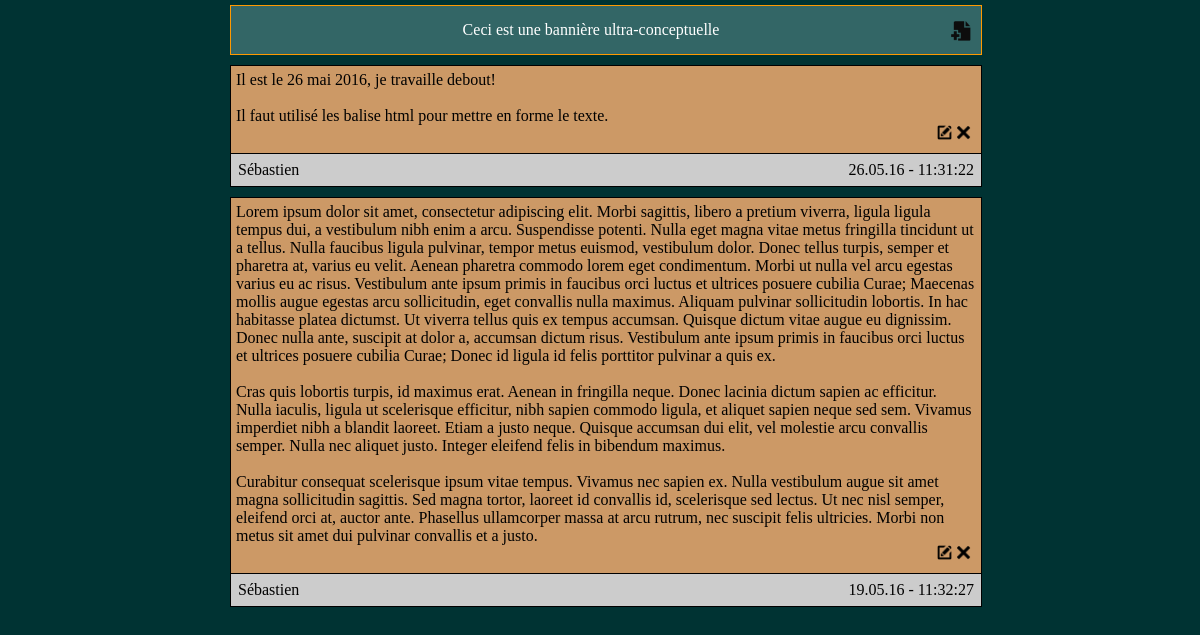
The page / on the database its author committed.
### tables this page shows
CREATE TABLE IF NOT EXISTS `t_note` (
  `noteId` int(11) NOT NULL AUTO_INCREMENT,
  `txtNote` text NOT NULL,
  `userNote` varchar(150) NOT NULL,
  `statutNote` int(3) NOT NULL,
  `dateNote` datetime NOT NULL DEFAULT CURRENT_TIMESTAMP,
  `dateModifNote` datetime DEFAULT NULL ON UPDATE CURRENT_TIMESTAMP,
  PRIMARY KEY (`noteId`)
);

### class/class_model.php (called while the page is built, shortened)
<?php
class model {
	function __construct(){
		$this->DDB = $this->getBDD();
	}
	public static function getBDD(){
		$pass = 'pHHtpml24#';
		$user = 'W3B_all';
		$db = 'w3b_all';
		$dbh = new PDO('mysql:host=localhost;dbname='.$db, $user, $pass);
		$dbh->exec("SET CHARACTER SET utf8");
		return $dbh;
	}
}
?>

### index.php (called while the page is built, shortened)
<?php
include('function.php');
include('class/class_model.php');
include('class/class_controller.php');
$dataOfModel = new model();
$eventOfUser = new controller();
$eventOfUser->includeExtendsClass($eventOfUser->view);
?>

### class/extends/model_note.php (called while the page is built, shortened)
<?php
class model_note extends model {
	var $noteId			= null;
	var $txtNote		= null;
	var $userNote		= null;
	var $statutNote		= null;
	var $dateNote		= null;
	var $dateModifNote	= null;
	function getListNote($id = null){
		global $dataOfModel, $printOfView, $eventOfUser;
		if ($id == null){
		$stmt = $dataOfModel->DDB->prepare("SELECT * FROM `t_note` WHERE `statutNote` > 0 ORDER BY `dateNote` DESC");
		}else{
			$stmt = $dataOfModel->DDB->prepare("SELECT * FROM `t_note` WHERE `noteId` = '".$id."' LIMIT 1");
		}
		$arrayNote		= array();
		if ($stmt->execute()) {
			while ($row = $stmt->fetch()) {
				if(!empty(isset($row['noteId']))){
					$this->noteId	= $row['noteId'];
				}
				if(!empty(isset($row['txtNote']))){
					$this->txtNote = $row['txtNote'];
				}
				if(!empty(isset($row['userNote']))){
					$this->userNote = $row['userNote'];
				}
				if(!empty(isset($row['statutNote']))){
					$this->statutNote	= $row['statutNote'];
				}
				if(!empty(isset($row['dateNote']))){
					$this->dateNote = formatDateTime($row['dateNote']);
				}
				if(!empty(isset($row['dateModifNote']))){
					$this->dateModifNote = $row['dateModifNote'];
				}
				if($id == null){
				$arrayNote[$this->noteId]['noteId'] = $this->noteId;
				$arrayNote[$this->noteId]['txtNote'] = $this->txtNote;
				$arrayNote[$this->noteId]['userNote'] = $this->userNote;
				$arrayNote[$this->noteId]['statutNote'] = $this->statutNote;
				$arrayNote[$this->noteId]['dateNote'] = $this->dateNote;
				$arrayNote[$this->noteId]['dateModifNote'] = $this->dateModifNote;
				}
			}
			return $arrayNote;
		}
	}
}
?>

### function.php (called while the page is built)
<?php
function formatDateTime ($dateAndTime){
	return date("d.m.y - h:i:s", mktime(substr($dateAndTime,11,2),substr($dateAndTime,14,2),substr($dateAndTime,17,2),substr($dateAndTime,5,2),substr($dateAndTime,8,2),substr($dateAndTime,0,4)));
}
?>

### class/class_view.php (called while the page is built, shortened)
<?php
class view {
	function template_base($html){
		include('template/template.php');
	}
}
?>

### class/extends/view_note.php (the view, shortened to what this page needs)
<?php
class view_note extends view {
	function printListNote(){
		global $dataOfModel, $printOfView, $eventOfUser;
		$arrayNote = $dataOfModel->model_note->getListNote();
		$html = null;
		foreach($arrayNote as $current){
			$html .='<div id="note"><div class="content">'.$current['txtNote'];
			$html .='<br style="clear:both"/><span class="controlNote">
			<a href="?v=note&m=1&i='.$current['noteId'].'"><div class="btnEdit">&nbsp;</div></a> &nbsp;
			<a href="??v=note&d=1&i='.$current['noteId'].'"><div class="btnDel">&nbsp;</div></a>
			</span></div><div id="topbarreNote">
			<span class="leftSide">'.$current['userNote'].'</span>';
			$html .='<span class="rightSide">'.$current['dateNote'].'</span></div></div>';
		}
		$this->template_base($html);
	}
}
?>

### class/class_controller.php (shortened to what this page needs)
<?php
class controller {
	function includeExtendsClass($className){
		global $dataOfModel, $printOfView, $eventOfUser;
		if(file_exists('class/extends/view_'.$className.'.php') AND file_exists('class/extends/model_'.$className.'.php') AND file_exists('class/extends/controller_'.$className.'.php')){
			$extendNameModel = 'model_'.$className;
			$extendNameController = 'controller_'.$className;
			$dataOfModel->$extendNameModel = new $extendNameModel();
			$eventOfUser->$extendNameController = new $extendNameController();
		}else{
			$printOfView->template_base('<span class="FatalError">Impossible d\'affichier la page demandée : '.$_GET['v'].'.</span>');
		}
	}
}
?>

### class/extends/controller_note.php (shortened to what this page needs)
<?php
class controller_note extends controller {
	var $errorArray = array();
	function __construct(){
		global $dataOfModel, $printOfView, $eventOfUser;
		if(!isset($_GET['d'])){
			if(isset($_GET['m'])){
				switch ($_GET['m']){
					case 1 :
						if(!isset($_GET['i'])){
							$_GET['i'] = null;
						}
						$printOfView->view_note->editNote($_GET['i']);
					break;
					case 2 :
						if($this->checkForm($_POST) == true){
							$dataOfModel->model_note->saveData($this->errorArray);
							$printOfView->view_note->printListNote();
						}else{
							$printOfView->view_note->editNote($_GET['i'], $this->errorArray);
						}
					break;
				}
			}else{
				$printOfView->view_note->printListNote();
			}
		}else{
			$dataOfModel->model_note->removeData($_GET['i']);
			$printOfView->view_note->printListNote();
		}
	}
}
?>

### template/template.php (shortened to what this page needs)
<!DOCTYPE html>
<html>
<head>
	<link rel="stylesheet" type="text/css" href="template/style.css">
</head>
<body>
<div id="main">
<div id="banner">Ceci est une bannière ultra-conceptuelle<span class="controlNote">
<?php
	if(!isset($_GET['v']) OR $_GET['v'] == 'note'){
		print('<a href="?v=note&m=1"><div class="btnAdd">&nbsp;</div></a></span>');
	}
?>
</div>
<?php print $html; ?>
</div>
</body>
</html>

### template/style.css (style rules this page uses)
body { background-color:#003333; margin:0; padding:0; }
#main { width:750px; margin: 0 auto 0 auto; }
#banner { text-align:center; margin:5px; width:750px; padding:15px 0 15px 0; border:1px solid #FF9900; background-color:#336666; color:#FFFFFF; }
#note { position:relative; display:block; float:left; width:750px; background-color:#CC9966; border:1px solid #000000; margin:5px; }
#topbarreNote { float:left; width:736px; background-color:#CCCCCC; margin-top:10px; clear:both; border-top:1px solid #000000; padding:7px; }
.controlNote { text-align:right; float:right; margin-right:5px; }
.leftSide { text-align:left; float:left; }
.rightSide { text-align:right; float:right; }
a { text-decoration:none; border:none; }
.content { margin:5px; }
.btnAdd { background-image:url('img/add.png'); width:20px; height:20px; margin-right:5px; background-size: 20px 20px; background-repeat: no-repeat; }
.btnEdit { background-image:url('img/edit.png'); width:15px; height:15px; background-size: 15px 15px; background-repeat: no-repeat; display:inline; text-align:left; float:left; }
.btnDel { background-image:url('img/delete.png'); width:15px; height:15px; background-size: 15px 15px; background-repeat: no-repeat; display:inline; text-align:left; float:right; }

### rows shown on the page
t_note: txtNote "Il est le 26 mai 2016, je travaille debout! Il faut utilisé les balise html pour mettre en forme le texte.", userNote "Sébastien", dateNote "26.05.16 - 11:31:22", txtNote "Lorem ipsum dolor sit amet, consectetur adipiscing elit. Morbi sagittis, libero a pretium viverra, ligula ligula tempus dui, a vestibulum nibh enim a arcu. Suspendisse potenti. Nulla eget magna vitae metus fringilla tincidunt ut a tellus. Nulla faucibus ligula pulvinar, tempor metus euismod, vestibulum dolor. Donec tellus turpis, semper et pharetra at, varius eu velit. Aenean pharetra commodo lorem eget condimentum. Morbi ut nulla vel arcu egestas varius eu ac risus. Vestibulum ante ipsum primis in faucibus orci luctus et ultrices posuere cubilia Curae; Maecenas mollis augue egestas arcu sollicitudin, eget convallis nulla maximus. Aliquam pulvinar sollicitudin lobortis. In hac habitasse…", dateNote "19.05.16 - 11:32:27"
